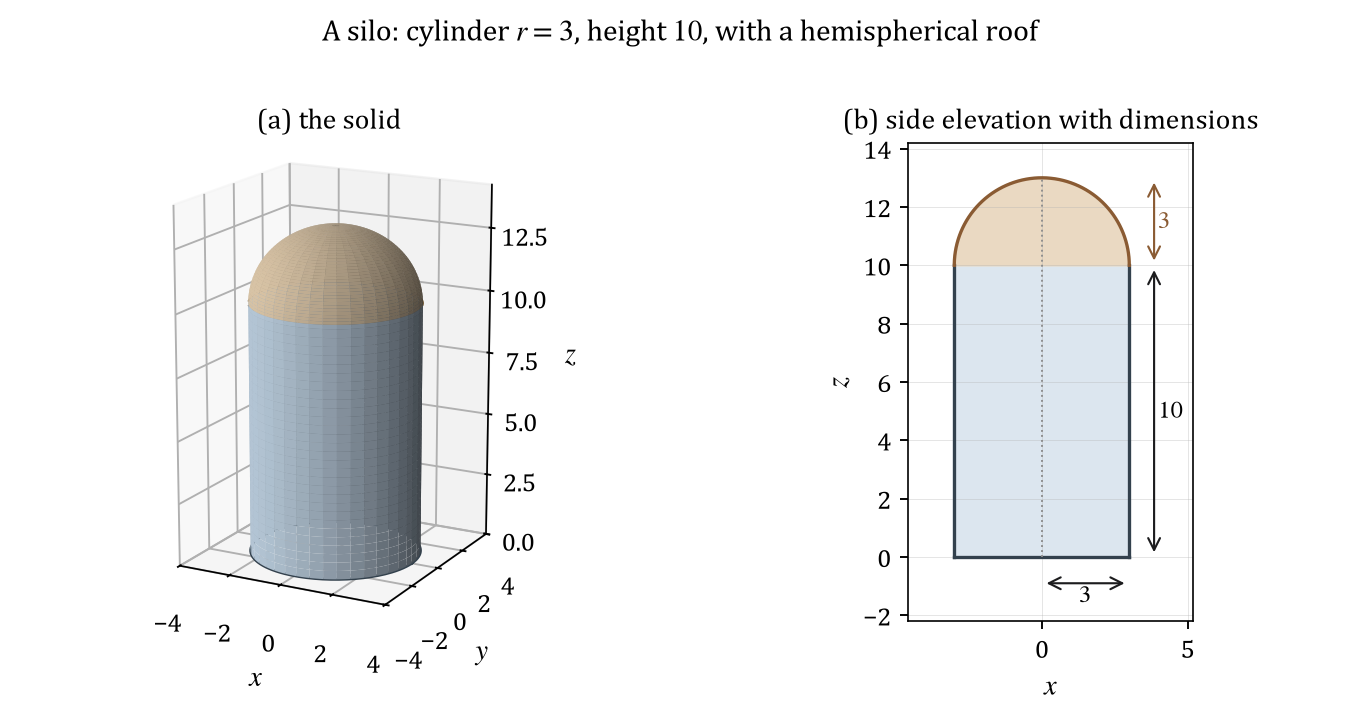

Recreate this plot in Python.
"""Draw the silo: a cylinder of radius 3 and height 10 with a hemispherical roof.

The figure has two panels. The left panel shows the solid in space. The right
panel is a side elevation with the three governing dimensions marked.
"""

import base64
from pathlib import Path

import matplotlib

matplotlib.use("Agg")

import matplotlib.pyplot as plt
import numpy as np

FIGURE_NAME = "part1_figure1"
RADIUS = 3.0
WALL_HEIGHT = 10.0


def draw_solid(axes):
    """Draw the three-dimensional silo on the given axes."""
    angle = np.linspace(0.0, 2.0 * np.pi, 160)
    height = np.linspace(0.0, WALL_HEIGHT, 60)
    grid_angle, grid_height = np.meshgrid(angle, height)
    wall_x = RADIUS * np.cos(grid_angle)
    wall_y = RADIUS * np.sin(grid_angle)

    polar = np.linspace(0.0, np.pi / 2.0, 40)
    grid_polar, grid_angle_dome = np.meshgrid(polar, angle)
    dome_radius = RADIUS * np.sin(grid_polar)
    dome_x = dome_radius * np.cos(grid_angle_dome)
    dome_y = dome_radius * np.sin(grid_angle_dome)
    dome_z = WALL_HEIGHT + RADIUS * np.cos(grid_polar)

    axes.plot_surface(wall_x, wall_y, grid_height, color="#b7c9d9", alpha=1.0,
                      linewidth=0.0, antialiased=True)
    axes.plot_surface(dome_x, dome_y, dome_z, color="#d8c3a5", alpha=1.0,
                      linewidth=0.0, antialiased=True)

    base_angle = np.linspace(0.0, 2.0 * np.pi, 200)
    axes.plot(RADIUS * np.cos(base_angle), RADIUS * np.sin(base_angle),
              np.zeros_like(base_angle), color="#33414d", linewidth=1.2)
    axes.plot(RADIUS * np.cos(base_angle), RADIUS * np.sin(base_angle),
              np.full_like(base_angle, WALL_HEIGHT), color="#6b5330",
              linewidth=0.9, linestyle="--")

    axes.set_xlim(-4.0, 4.0)
    axes.set_ylim(-4.0, 4.0)
    axes.set_zlim(0.0, 14.2)
    axes.set_box_aspect((1.0, 1.0, 1.6))
    axes.set_xlabel(r"$x$", labelpad=2)
    axes.set_ylabel(r"$y$", labelpad=2)
    axes.set_zlabel(r"$z$", labelpad=8)
    axes.set_title("(a) the solid", fontsize=12.0)
    axes.view_init(elev=16, azim=-62)
    axes.grid(True, linewidth=0.4, alpha=0.4)


def draw_elevation(axes):
    """Draw the side elevation with its dimensions."""
    half = RADIUS
    axes.plot([-half, half], [0.0, 0.0], color="#33414d", linewidth=1.4)
    axes.plot([-half, -half], [0.0, WALL_HEIGHT], color="#33414d", linewidth=1.4)
    axes.plot([half, half], [0.0, WALL_HEIGHT], color="#33414d", linewidth=1.4)
    roof_angle = np.linspace(0.0, np.pi, 200)
    axes.plot(half * np.cos(roof_angle), WALL_HEIGHT + half * np.sin(roof_angle),
              color="#8a5b33", linewidth=1.4)
    axes.fill_between([-half, half], [0.0, 0.0], [WALL_HEIGHT, WALL_HEIGHT],
                      color="#dce6ef", zorder=0)
    axes.fill(np.append(half * np.cos(roof_angle), [-half, half]),
              np.append(WALL_HEIGHT + half * np.sin(roof_angle),
                        [WALL_HEIGHT, WALL_HEIGHT]),
              color="#ead9c2", zorder=0)
    axes.plot([0.0, 0.0], [0.0, WALL_HEIGHT + half], color="#8c8c8c",
              linewidth=0.8, linestyle=":")

    axes.annotate("", xy=(3.85, WALL_HEIGHT), xytext=(3.85, 0.0),
                  arrowprops={"arrowstyle": "<->", "linewidth": 0.9, "color": "#1c1c1e"})
    axes.text(4.0, WALL_HEIGHT / 2.0, r"$10$", fontsize=10, va="center")
    axes.annotate("", xy=(3.85, WALL_HEIGHT + half), xytext=(3.85, WALL_HEIGHT),
                  arrowprops={"arrowstyle": "<->", "linewidth": 0.9, "color": "#8a5b33"})
    axes.text(4.0, WALL_HEIGHT + half / 2.0, r"$3$", fontsize=10, va="center",
              color="#8a5b33")
    axes.annotate("", xy=(half, -0.9), xytext=(0.0, -0.9),
                  arrowprops={"arrowstyle": "<->", "linewidth": 0.9, "color": "#1c1c1e"})
    axes.text(half / 2.0, -1.55, r"$3$", fontsize=10, ha="center")

    axes.set_xlim(-4.6, 5.2)
    axes.set_ylim(-2.2, 14.2)
    axes.set_aspect("equal")
    axes.set_xlabel(r"$x$")
    axes.set_ylabel(r"$z$")
    axes.set_title("(b) side elevation with dimensions", fontsize=12.0)
    axes.grid(True, linewidth=0.4, alpha=0.35)


def main():
    """Render the two panels and write the two output files."""
    plt.rcParams.update(
        {
            "font.family": "serif",
            "font.serif": ["Cambria", "STIX Two Text", "DejaVu Serif"],
            "mathtext.fontset": "stix",
            "axes.linewidth": 0.7,
            "font.size": 12.5,
            "axes.titlesize": 12.5,
            "axes.labelsize": 12.0,
            "xtick.labelsize": 11.0,
            "ytick.labelsize": 11.0,
        }
    )

    figure = plt.figure(figsize=(8.0, 4.2))
    grid = figure.add_gridspec(1, 2, width_ratios=[1.02, 1.0], wspace=0.18)
    solid_axes = figure.add_subplot(grid[0, 0], projection="3d")
    elevation_axes = figure.add_subplot(grid[0, 1])

    draw_solid(solid_axes)
    draw_elevation(elevation_axes)

    figure.suptitle("A silo: cylinder $r = 3$, height $10$, with a hemispherical roof",
                    fontsize=12.5, y=0.975)
    figure.subplots_adjust(left=0.015, right=0.995, top=0.80, bottom=0.13, wspace=0.16)
    output = Path(__file__).with_name(FIGURE_NAME + ".png")
    figure.savefig(output, dpi=170)
    plt.close(figure)

    encoded = base64.b64encode(output.read_bytes()).decode("ascii")
    Path(__file__).with_name(FIGURE_NAME + ".b64.txt").write_text(encoded, encoding="ascii")
    print(f"saved {output.name} and {FIGURE_NAME}.b64.txt ({len(encoded)} base64 characters)")


if __name__ == "__main__":
    main()
